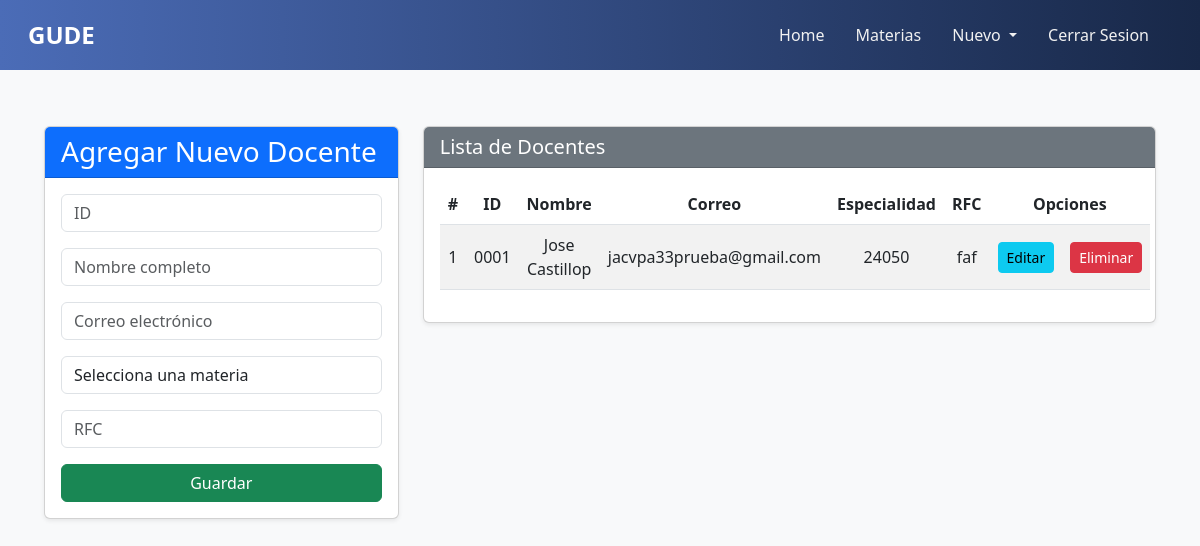
Page /nuevodocente/ on the committed database.
### Aplicaciones/General/models.py (models this page shows, shortened)
class Docente(models.Model):
    id = models.CharField(primary_key=True, max_length=9)
    nombre = models.CharField(max_length=100)
    correo = models.EmailField(unique=True)
    especialidad = models.CharField(max_length=100, blank=True, null=True)
    rfc = models.CharField(max_length=13, unique=True)

### Aplicaciones/General/views.py (the view)
# urls.py: path('nuevodocente/', views.nuevodocente, name='nuevodocente'),
def nuevodocente(request):
    docentes = Docente.objects.all()
    cursos = Curso.objects.all()  # Traer todas las materias
    return render(request, "nuevodocente.html", {"docentes": docentes, "cursos": cursos})

### Aplicaciones/General/templates/nuevodocente.html (shortened to what this page needs)
{% extends "./base.html" %}
{% load static %}
{% block body %}
<div class="container mt-4">
  <div class="row">
    <div class="col-md-4">
      <div class="card shadow-sm">
        <div class="card-header bg-primary text-white">
          <h3 class="mb-0">Agregar Nuevo Docente</h3>
        </div>
        <div class="card-body">
          <form action="{% url 'registrarDocente' %}" method="post">
            <div class="form-group mb-3">
          <input type="text" name="txtId" id="txtId" class="form-control" placeholder="ID" maxlength="9" required>
            </div>
            <div class="form-group mb-3">
              <input type="text" name="txtNombre" id="txtNombre" class="form-control" placeholder="Nombre completo" maxlength="100" required />
            </div>
            <div class="form-group mb-3">
              <input type="email" name="txtCorreo" id="txtCorreo" class="form-control" placeholder="Correo electrónico" required />
            </div>
            <div class="form-group mb-3">
              <select name="txtEspecialidad" id="txtEspecialidad" class="form-control">
                <option value="" selected disabled>Selecciona una materia</option>
            </select>
            </div>
            <div class="form-group mb-3">
              <input type="text" name="txtRfc" id="txtRfc" value="{{ docente.rfc }}" class="form-control" placeholder="RFC" maxlength="13" required>
            </div>
            <button type="submit" class="btn btn-success w-100">Guardar</button>
          </form>
        </div>
      </div>
    </div>
    <div class="col-md-8">
      <div class="card shadow-sm">
        <div class="card-header bg-secondary text-white">
          <h5 class="mb-0">Lista de Docentes</h5>
        </div>
        <div class="card-body table-responsive">
          <table class="table table-striped table-hover">
            <thead>
              <tr>
                <th>#</th>
                <th>ID</th>
                <th>Nombre</th>
                <th>Correo</th>
                <th>Especialidad</th>
                <th>RFC</th>
                <th colspan="2">Opciones</th>
              </tr>
            </thead>
            <tbody>
              {% for d in docentes %}
              <tr>
                <td>{{ forloop.counter }}</td>
                <td>{{ d.id }}</td>
                <td>{{ d.nombre }}</td>
                <td>{{ d.correo }}</td>
                <td>{{ d.especialidad }}</td>
                <td>{{ d.rfc }}</td>
                <td><a href="{% url 'edicionDocente' d.id %}" class="btn btn-info btn-sm">Editar</a></td>
                <td><a href="{% url 'eliminacionDocente' d.id %}" class="btn btn-danger btn-sm btnEliminacion">Eliminar</a></td>
              </tr>
              {% empty %}
              <tr>
                <td colspan="8" class="text-center text-muted">No hay docentes registrados</td>
              </tr>
              {% endfor %}
            </tbody>
          </table>
        </div>
      </div>
    </div>
  </div>
</div>
{% endblock %}

### Aplicaciones/General/static/css/Materias.css (style rules this page uses)
th, td { text-align: center; vertical-align: middle; }
body { background: black; }

### Aplicaciones/General/templates/base.html (style rules this page uses)
body { background-color: #f8f9fa; font-family: 'Segoe UI', sans-serif; }

### rows in the picture
Docente: id "0001", nombre "Jose Castillop", correo "jacvpa33prueba@gmail.com", especialidad "24050", rfc "faf"
